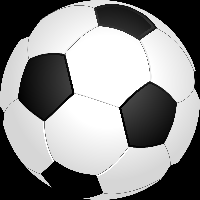
#> input picture temp_image.png, 200 x 200 px, given in place of the camera
$ python Graphics.py
#> lines starting #> are read from the running program, lines starting #| are printed output that depends on the picture; after the words box and inside, x2 and y2 are one past the last pixel; in counts of white or black regions, pixels touching at a corner belong together
import os.path
from typing import List, Tuple, Union

import cv2
import numpy as np
from PIL import Image, ImageDraw, ImageFont

Cv2Image = np.ndarray
Size = Tuple[int, int]
class Graphic:
    """
    A versatile image manipulation class that supports various image operations using the OpenCV library. It provides functionality to handle and manipulate images including resizing, cropping, drawing shapes, text, and applying a variety of filters and transformations to adjust the visual appearance of images.

    Attributes:
        image (np.ndarray): The current working image that is being manipulated.
        _initial_image (np.ndarray): The original image stored for reset purposes.

    Methods:
        Various methods for image manipulation such as drawing, transforming, and applying effects are provided, which facilitate complex graphic operations suited for GUIs, games, or image processing applications.
    """

    def __init__(self, image: Union[Cv2Image, Size, 'Graphic'] = (0, 0)):
        """
        Initializes a new Graphic object with either an image or a size.
        :param image: A numpy array representing an image or a tuple for size (width, height)
        """
        if isinstance(image, Graphic):
            self.image = image.image
            self._initial_image = image._initial_image
            return
        self.image = None
        self._initial_image = None
        self.reset_image(image)

    def width(self):
        """
        Returns the width of the image.
        :return: The width of the image as an integer
        """
        return self.image.shape[1]

    def height(self):
        """
        Returns the height of the image.
        :return: The height of the image as an integer
        """
        return self.image.shape[0]

    def reset_image(self, image: Union[Cv2Image, Size] = None):
        """
        Resets the image to a given image or reverts to the initial image if none is provided.
        :param image: The new image or dimensions to reset to (default None)
        :return: Self for chaining
        """
#> in main, img is the input picture: shape (200, 200, 3); min 0, max 255, mean 140.1
        if image is not None:
            if isinstance(image, Cv2Image):
                self._initial_image = image.copy()
            else:
                self._initial_image = image
        else:
            if isinstance(image, Cv2Image):
                image = self._initial_image.copy()
            else:
                image = self._initial_image

        if isinstance(image, Cv2Image):
            if image.shape[2] == 3:
                self.image = cv2.cvtColor(image.copy(), cv2.COLOR_BGR2BGRA)
                self.image[:,:,3] = 255
            else:
                self.image = image.copy()
        else:
            self.image = np.zeros((image[1], image[0], 4), dtype=np.uint8) # Consider that "image" is in fact a Tuple(width, height)
            self.image[:,:,3] = 0
        return self

    # [23 lines left out: functions add_mask, _blend_with_alpha, not called in this run]

    def get_image(self):
        """
        Returns the current image.
        :return: The current image as a numpy array
        """
        return self.image

    # [95 lines left out: functions fill, draw_rectangle, draw_circle, draw_text, draw_arrow, not called in this run]


    def resize(self, new_size, interpolation=cv2.INTER_LINEAR):
        """
        Resizes the image to a new size.
        :param new_size: New dimensions (width, height)
        :param interpolation: Interpolation method (default cv2.INTER_LINEAR)
        :return: Self for chaining
        """
#> called with new_size = (100, 100), interpolation = 1
        self.image = cv2.resize(self.image, new_size, interpolation=interpolation)
#> self.image: shape (100, 100, 4)
        return self

    # [9 lines left out: function crop, not called in this run]

    def rotate(self, angle, center=None, scale=1.0):
        """
        Rotates the image around a specified center and angle.
        :param angle: Rotation angle in degrees
        :param center: Center point for rotation (default None means center of image)
        :param scale: Scale factor (default 1.0)
        :return: Self for chaining
        """
#> called with angle = 90, scale = 1
        (h, w) = self.image.shape[:2]
#> h = 100; w = 100
        if center is None:
            center = (w // 2, h // 2)
#> center = (50, 50)
        M = cv2.getRotationMatrix2D(center, angle, scale)
        self.image = cv2.warpAffine(self.image, M, (w, h))
        return self

    # [58 lines left out: functions get_box, apply_perspective_transform, adjust_brightness, adjust_contrast, adjust_saturation, convert_color_space, not called in this run]

    def convert_to_grayscale(self):
        """
        Converts the image to a grayscale version
        :return: Self for chaining
        """
        self.image = cv2.cvtColor(cv2.cvtColor(self.image, cv2.COLOR_RGBA2GRAY), cv2.COLOR_GRAY2BGRA)
        return self


    def apply_blur(self, kernel_size=(5, 5)):
        """
        Applies a Gaussian blur to the image.
        :param kernel_size: Size of the blur kernel (default (5, 5))
        :return: Self for chaining
        """
        self.image = cv2.GaussianBlur(self.image, kernel_size, 0)
        return self

    # [10 lines left out: function apply_sharpen, not called in this run]

    def apply_edge_detection(self):
        """
        Applies an edge detection filter to the image (Canny).
        :return: Self for chaining
        """
        self.image = cv2.cvtColor(cv2.Canny(self.image, 100, 200), cv2.COLOR_GRAY2BGRA)
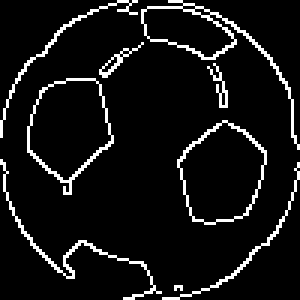
#> self.image: shape (100, 100, 4) (shown 3 times larger); mean B, G, R, A 19.6, 19.6, 19.6, 255
        return self

    # [8 lines left out: function apply_custom_filter, not called in this run]

    def apply_sketch_effect(self):
        """
        Applies a sketch effect to the image by inverting and blurring.
        :return: Self for chaining
        """
        gray_image = cv2.cvtColor(self.image, cv2.COLOR_BGRA2GRAY)
        inverted_img = cv2.bitwise_not(gray_image)
        blurred_img = cv2.GaussianBlur(inverted_img, (21, 21), sigmaX=0, sigmaY=0)
        inverted_blur = cv2.bitwise_not(blurred_img)
        self.image = cv2.cvtColor(cv2.divide(gray_image, inverted_blur, scale=256.0), cv2.COLOR_GRAY2BGRA)
        return self

    def apply_cartoon_effect(self):
        """
        Applies a cartoon effect by combining edge detection and bilateral filtering.
        :return: Self for chaining
        """
        alpha = self.image[:,:,3]
#> alpha: shape (100, 100); every value is 255
        color = cv2.bilateralFilter(cv2.cvtColor(self.image, cv2.COLOR_BGRA2BGR), d=9, sigmaColor=75, sigmaSpace=75)
        gray = cv2.cvtColor(self.image, cv2.COLOR_BGR2GRAY)
        blur = cv2.medianBlur(gray, 7)
        edges = cv2.adaptiveThreshold(blur, 255, cv2.ADAPTIVE_THRESH_MEAN_C,
                                      cv2.THRESH_BINARY, blockSize=9, C=2)
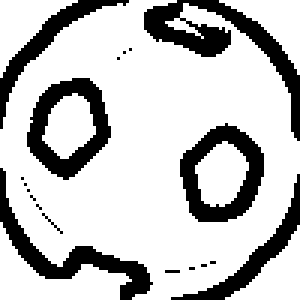
#> edges: shape (100, 100) (shown 3 times larger); 76.4% white; 19 black regions (13 under 20 px), largest, box (x1, y1, x2, y2) and area: (48, 0, 100, 47) 544, (60, 41, 88, 74) 418, (9, 26, 37, 60) 415, (0, 56, 51, 100) 410, (57, 58, 100, 100) 275, (0, 0, 43, 43) 274
        self.image = cv2.cvtColor(cv2.bitwise_and(color, color, mask=edges), cv2.COLOR_BGR2BGRA)
        self.image[:,:,3] = alpha
        return self

    def apply_painting_effect(self):
        """
        Applies a painting effect using stylization.
        :return: Self for chaining
        """
        alpha = self.image[:,:,3]
        self.image = cv2.cvtColor(cv2.stylization(cv2.cvtColor(self.image, cv2.COLOR_BGRA2BGR), sigma_s=60, sigma_r=0.6), cv2.COLOR_BGR2BGRA)
        self.image[:,:,3] = alpha
        return self


class SceneRender:
    """
    A class designed to manage and composite multiple Graphic objects into a single rendered scene. This is useful for creating complex visual compositions where multiple layers (images) need to be managed and rendered onto a single canvas. Each layer can have individual properties like position and transparency which are considered during the compositing process.

    Attributes:
        base_size (Tuple[int, int]): The width and height of the base canvas where the layers will be composited.
        layers (List[Tuple[Graphic, Tuple[int, int], float]]): A list storing layers as tuples containing a Graphic object, its position, and its transparency.

    Methods:
        add_layer: Adds a new layer to the scene.
        get_image: Composites all the layers and returns the final image.
        clear: Clears all layers from the scene.
    """

    def __init__(self, base_size):
        """
        Initializes a new SceneRender object with a base canvas size.
        :param base_size: Tuple indicating the width and height of the base canvas
        """
        self.base_size = base_size
        self.layers: List[Tuple[Graphic, Tuple[int, int], float]] = []  # Stores layers as tuples of (image, position, alpha)

    def add_layer(self, image, position=(0, 0), alpha = 1.0):
        """
        Adds a graphic layer to the scene.
        :param image: A Graphic object or an image to be wrapped as a Graphic
        :param position: Position of the layer (default (0, 0))
        :param alpha: Transparency of the layer (default 1.0)
        """
        self.layers.append((image if isinstance(image, Graphic) else Graphic(image), position, alpha))

    def get_image(self):
        """
        Composites all layers into a final rendered image.
        :return: The final composited image as a numpy array
        """
        final_image = np.zeros((self.base_size[1], self.base_size[0], 3), dtype=np.uint8)

        for imageManager, position, alpha_coef in self.layers:
            image = imageManager.get_image().copy()

            # Starting positions may be negative
            start_x = int(position[0])
            start_y = int(position[1])

            # Adjust start_x and start_y if they are negative
            if start_x < 0:
                image = image[:, -start_x:]  # Crop the image from the left
                start_x = 0
            if start_y < 0:
                image = image[-start_y:, :]  # Crop the image from the top
                start_y = 0

            if start_x >= self.base_size[0]:
                continue
            if start_y >= self.base_size[1]:
                continue

            # Determine the region of the canvas that the layer will occupy
            end_x = start_x + image.shape[1]
            end_y = start_y + image.shape[0]

            # Ensure the image does not go out of the canvas boundaries
            if end_x >= self.base_size[0]:
                image = image[:, :(self.base_size[0] - start_x)]
                end_x = self.base_size[0]
            if end_y >= self.base_size[1]:
                image = image[:(self.base_size[1] - start_y), :]
                end_y = self.base_size[1]

            # Check if the image layer has an alpha channel
            if image.shape[2] >= 4:
                alpha = alpha_coef * (image[:, :, 3] / 255.0).reshape((image.shape[0], image.shape[1], 1))
                blend_area = final_image[start_y:end_y, start_x:end_x]
                image_rgb = image[:, :, :3]
                final_image[start_y:end_y, start_x:end_x] = (image_rgb * alpha + blend_area * (1 - alpha)).astype(np.uint8)
            else:
                final_image[start_y:end_y, start_x:end_x] = image

        return final_image

    # [5 lines left out: function clear, not called in this run]


#
#
# def main():
#     # Create a blank white image
#     height, width = 400, 400
#
#     cap = cv2.VideoCapture(0)
#
#     smiley = cv2.imread("smiley.png", cv2.IMREAD_UNCHANGED)
#
#     while cap.isOpened():
#         ret, image = cap.read()
#         if not ret:
#             break
#         image = cv2.resize(image, (width, height))
#
#         layers = SceneRender((300, 300))
#
#         # Initialize the Drawing class
#         drawing = Graphic((400, 400))
#         # Initialize the Drawing class
#         transforms = Graphic(image.copy())
#
#         sprite = Graphic(smiley)
#
#         # Draw shapes and text
#         drawing.draw_rectangle((0, 0), (400, 400), (255, 255, 255), -1)
#         drawing.draw_rectangle((50, 50), (150, 150), (255, 0, 0), 5, alpha = 0.5)
#         drawing.draw_circle((200, 200), 50, (0, 255, 255), -1, alpha=0.5)
#         drawing.draw_circle((250, 200), 50, (0, 255, 0), -1, alpha=0.5)
#         drawing.draw_circle((300, 200), 50, (0, 255, 0), -1, alpha=0.5)
#         drawing.draw_text('Hello, OpenCV!', (50, 250), 'Hollster.ttf', 30, (0, 0, 0), alpha = 0.8)
#         drawing.draw_arrow((100, 200), (300, 300), (0, 0, 255), 3, 0.3)
#
#         sprite.resize((300, 300), cv2.INTER_NEAREST)
#
#
#         transforms.apply_perspective_transform(
#             [(0, 0), (width, 0), (width, height), (0, height)],  # source points
#             [(0, height // 3), (width, 0), (width, height), (0, 2 * height // 3)],  # destination points
#             (width, height)
#         ).apply_sketch_effect()
#
#         # layers.add_layer(transforms, (0, 0), 0.5)
#         layers.add_layer(drawing, (0, 0))
#         # layers.add_layer(sprite, (0, 0))
#
#         # Display the image
#         cv2.imshow('Drawing', layers.get_image())
#
#         key = cv2.waitKey(1) & 0xFF
#         if key == ord("q") or key == 27:
#             break
#     cv2.destroyAllWindows()

def main():
    cap = cv2.VideoCapture(0)

    original_graphic = Graphic()
    while cap.isOpened():
        ret, img = cap.read()
        if not ret:
            break
        # Create a Graphic object for the original image
        original_graphic.reset_image(img)
        original_graphic.resize((100, 100))

        # Create various transformations and effects
        gray_graphic = Graphic(original_graphic).convert_to_grayscale()
        blurred_graphic = Graphic(original_graphic).apply_blur((5, 5)).rotate(90)
        edge_graphic = Graphic(original_graphic).apply_edge_detection()
        cartoon_graphic = Graphic(original_graphic).apply_cartoon_effect()
        painting_graphic = Graphic(original_graphic).apply_painting_effect()
        sketch_graphic = Graphic(original_graphic).apply_sketch_effect()
#> in apply_sketch_effect, `inverted_img = cv2.bitwise_not(gray_image)`:
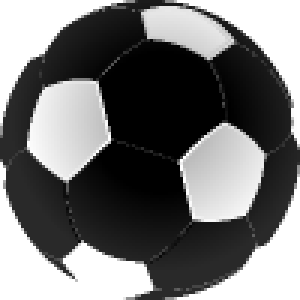
#> inverted_img: shape (100, 100) (shown 3 times larger); min 0, max 255, mean 114.8
#> in apply_sketch_effect, `blurred_img = cv2.GaussianBlur(inverted_img, (21, 21), sigmaX=0, sigma..`:
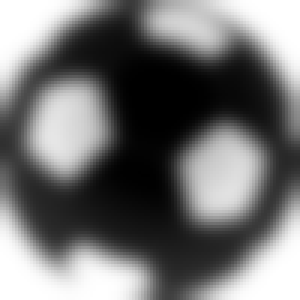
#> blurred_img: shape (100, 100) (shown 3 times larger); min 0, max 255, mean 114.2
#> in apply_sketch_effect, `inverted_blur = cv2.bitwise_not(blurred_img)`:
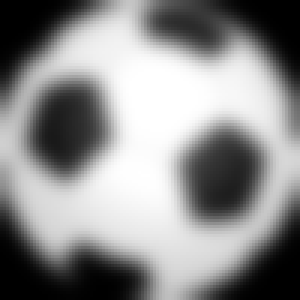
#> inverted_blur: shape (100, 100) (shown 3 times larger); min 0, max 255, mean 140.8
#> in apply_sketch_effect, `self.image = cv2.cvtColor(cv2.divide(gray_image, inverted_blur, scale=..`:
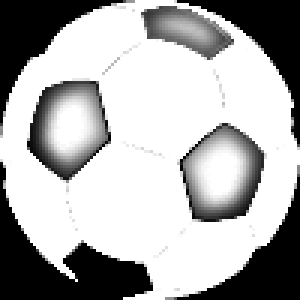
#> self.image: shape (100, 100, 4) (shown 3 times larger); mean B, G, R, A 173, 173, 173, 255

        # Set the size for the scene render based on image width and number of transformations
        render_width = original_graphic.width() * 3  # Display 7 images side by side
#> render_width = 300
        render_height = max(original_graphic.height(), gray_graphic.height(), blurred_graphic.height(),
                            edge_graphic.height(), cartoon_graphic.height(), painting_graphic.height(),
                            sketch_graphic.height()) * 2
#> render_height = 200

        scene = SceneRender((render_width, render_height))

        # Add layers to the scene with the original and transformed images
        x_offset = 0
        y_offset = 0
        scene.add_layer(gray_graphic, (x_offset, y_offset))
        x_offset += gray_graphic.width()
#> x_offset = 100
        scene.add_layer(blurred_graphic, (x_offset, y_offset))
        x_offset += blurred_graphic.width()
#> x_offset = 200
        scene.add_layer(edge_graphic, (x_offset, y_offset))
        x_offset = 0
        y_offset += edge_graphic.height()
#> y_offset = 100
        scene.add_layer(cartoon_graphic, (x_offset, y_offset))
        x_offset += cartoon_graphic.width()
#> x_offset = 100
        scene.add_layer(painting_graphic, (x_offset, y_offset))
        x_offset += painting_graphic.width()
#> x_offset = 200
        scene.add_layer(sketch_graphic, (x_offset, y_offset))

        cv2.imshow("Result", scene.get_image())
#> after the loop in get_image, `for imageManager, position, alpha_coef in self.layers:`:
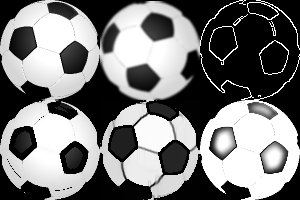
#> final_image: shape (200, 300, 3); min 0, max 255, mean 120.4
        key = cv2.waitKey(30)
#> (key q is pressed here)
        if key == ord("q") or key == 27:
            break
    cv2.destroyAllWindows()

if __name__ == "__main__":
    main()

$ run again, on ballon2.jpeg
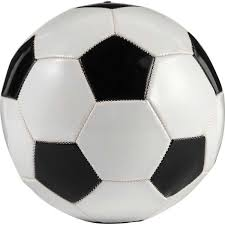
#> input picture ballon2.jpeg, 225 x 225 px, given in place of the camera
#> in main, img is the input picture: shape (225, 225, 3); mean B, G, R 179.6, 181.6, 181.9
#> in apply_cartoon_effect, `edges = cv2.adaptiveThreshold(blur, 255, cv2.ADAPTIVE_THRESH_MEAN_C, c..`:
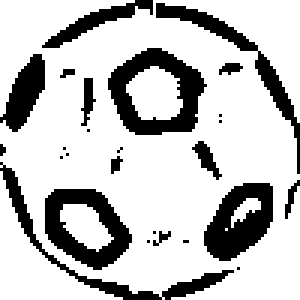
#> edges: shape (100, 100) (shown 3 times larger); 76.1% white; 26 black regions (15 under 20 px), largest, box (x1, y1, x2, y2) and area: (36, 16, 69, 45) 452, (15, 63, 44, 90) 393, (68, 61, 91, 87) 374
#> after the loop in get_image, `for imageManager, position, alpha_coef in self.layers:`:
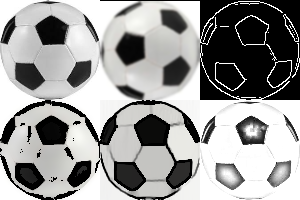
#> final_image: shape (200, 300, 3); mean of channels 0, 1, 2 152.4, 153.3, 153.4; drawn as B, G, R
